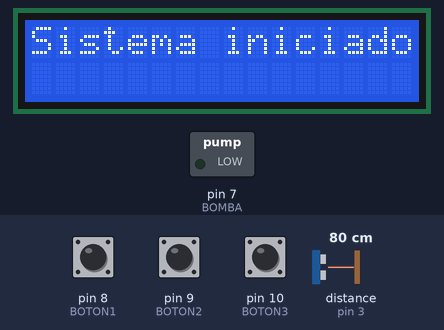
Bench run of a sketch on a simulated Arduino Uno, built with avr-gcc and run on an emulated ATmega328P. On the bench: 16×2 character LCD, switched loads named in the sketch (green lamp = pin HIGH). Wiring (inferred from the names in the program): ultrasonic range finder: trigger pin 2; echo pin 3. The inputs (shaded band) are chosen by the test bench; at power-on: distance to the obstacle (sensor on pin 3) 80 cm, pin 8 (BOTON1) HIGH, pin 9 (BOTON2) LOW, pin 10 (BOTON3) LOW. The echo pulse lasts 58.3 µs per cm; pins used as bus, display or sensor lines are not drawn.

Above: at 0.1 s.
2.3 s: distance to the obstacle (sensor on pin 3) set to 7 cm
3.8 s: distance to the obstacle (sensor on pin 3) set to 4 cm
At 4.7 s:
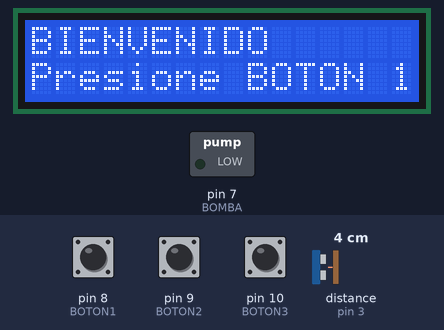
5.3 s: pin 8 (BOTON1) pulled LOW for 0.15 s
At 6.6 s:
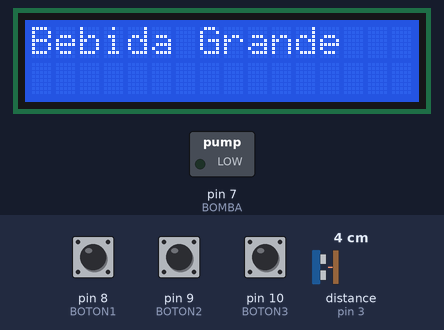
At 8.2 s:
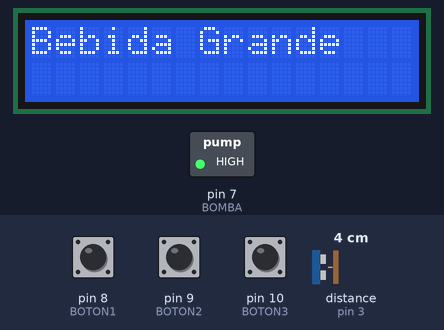
Timing chart, 0 to 18.8 s (numbered marks = the images above; inputs shaded):
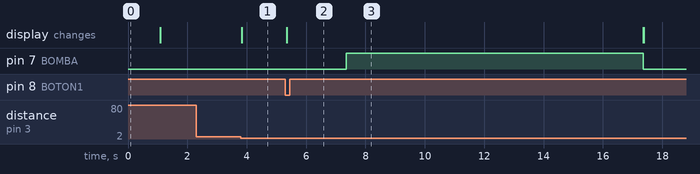

The sketch:

PROYECTO-FINAL-TERMINADO.ino
```cpp
#include <Wire.h>
#include <LiquidCrystal_I2C.h>

// Pines y variables
#define BOTON1 8  // Pin del primer botón
#define BOTON2 9  // Pin del segundo botón
#define BOTON3 10 // Pin del tercer botón
bool BOTON1STATE = false;  // Estado del primer botón (presionado o no)
bool BOTON2STATE = false;  // Estado del segundo botón
bool BOTON3STATE = false;  // Estado del tercer botón

#define BOMBA 7  // Pin que controla la bomba

// Configuración del LCD (dirección 0x27, 16 columnas, 2 filas)
LiquidCrystal_I2C lcd(0x27, 16, 2);

// Pines para el sensor ultrasónico
const int Trigger = 2;  // Pin de disparo del sensor
const int Echo = 3;     // Pin de recepción del sensor

bool esperandoTamano = false;  // Estado que controla si se está eligiendo el tamaño
bool sistemaActivo = false;    // Estado que indica si el sistema está activo

void setup() {
  // Configurar pines de los botones como entradas
  pinMode(BOTON1, INPUT);
  pinMode(BOTON2, INPUT);
  pinMode(BOTON3, INPUT);

  // Configurar el pin de la bomba como salida
  pinMode(BOMBA, OUTPUT);

  // Configuración del sensor ultrasónico (Trigger como salida, Echo como entrada)
  Serial.begin(9600);    // Inicializa la comunicación serial para depuración
  pinMode(Trigger, OUTPUT);
  pinMode(Echo, INPUT);
  digitalWrite(Trigger, LOW);  // Asegura que el Trigger esté en bajo al inicio

  // Configuración del LCD
  lcd.init();       // Inicializa el LCD
  lcd.backlight();  // Enciende la retroiluminación del LCD
  lcd.print("Sistema iniciado");  // Muestra mensaje de inicio
  delay(1000);      // Espera un segundo
  lcd.clear();      // Limpia la pantalla del LCD
}

void loop() {
  // Leer el estado de los botones (LOW indica que el botón está presionado)
  BOTON1STATE = digitalRead(BOTON1) == LOW;
  BOTON2STATE = digitalRead(BOTON2) == LOW;
  BOTON3STATE = digitalRead(BOTON3) == LOW;

  // Leer la distancia del sensor ultrasónico
  long t;  // Variable para almacenar el tiempo del pulso
  long d;  // Variable para almacenar la distancia medida

  digitalWrite(Trigger, HIGH);  // Activa el Trigger del sensor
  delayMicroseconds(10);        // Espera 10 microsegundos
  digitalWrite(Trigger, LOW);   // Desactiva el Trigger

  // Mide el tiempo del pulso de retorno en el pin Echo
  t = pulseIn(Echo, HIGH);
  d = t / 58;  // Conversión del tiempo a distancia en centímetros

  // Lógica principal para el comportamiento del sistema
  if (d <= 5 && !sistemaActivo) {  // Si la distancia es menor o igual a 5 cm y el sistema no está activo
    mostrarBienvenida();           // Muestra la pantalla de bienvenida
  }

  if (sistemaActivo && !esperandoTamano && BOTON1STATE) {  // Si el sistema está activo y se presiona el primer botón
    elegirTamano();  // Cambia a la pantalla para elegir el tamaño de la bebida
  }

  if (esperandoTamano) {  // Si estamos en la pantalla de selección de tamaño
    seleccionarTamano();  // Llama a la función para seleccionar el tamaño de la bebida
  }
}

void mostrarBienvenida() {
  lcd.setCursor(0, 0);  // Establece el cursor en la primera fila, primera columna
  lcd.print("BIENVENIDO");  // Muestra mensaje de bienvenida
  lcd.setCursor(0, 1);      // Establece el cursor en la segunda fila
  lcd.print("Presione BOTON 1");  // Instrucción para presionar el botón 1
  sistemaActivo = true;  // Activa el sistema
}

void elegirTamano() {
  lcd.clear();  // Limpia la pantalla LCD
  lcd.setCursor(0, 0);  // Establece el cursor en la primera fila
  lcd.print("Elija TamaNo:");  // Muestra mensaje para elegir tamaño
  lcd.setCursor(0, 1);  // Establece el cursor en la segunda fila
  lcd.print("2-Grande 3-Chico");  // Opciones para elegir el tamaño
  esperandoTamano = true;  // Cambia al estado de espera para seleccionar tamaño
}

void seleccionarTamano() {
  if (BOTON2STATE) {  // Si se presiona el botón 2 (Bebida Grande)
    lcd.clear();  // Limpia la pantalla LCD
    lcd.setCursor(0, 0);  // Establece el cursor en la primera fila
    lcd.print("Bebida Grande");  // Muestra que se ha seleccionado bebida grande
    delay(2000);  // Espera 2 segundos
    digitalWrite(BOMBA, HIGH);  // Activa la bomba para dispensar la bebida
    delay(10000);  // La bomba se mantiene activa durante 10 segundos (para bebida grande)
    reiniciarSistema();  // Reinicia el sistema después de dispensar la bebida
  } else if (BOTON3STATE) {  // Si se presiona el botón 3 (Bebida Pequeña)
    lcd.clear();  // Limpia la pantalla LCD
    lcd.setCursor(0, 0);  // Establece el cursor en la primera fila
    lcd.print("Bebida PequeNa");  // Muestra que se ha seleccionado bebida pequeña
    delay(2000);  // Espera 2 segundos
    digitalWrite(BOMBA, HIGH);  // Activa la bomba para dispensar la bebida
    delay(5000);  // La bomba se mantiene activa durante 5 segundos (para bebida pequeña)
    reiniciarSistema();  // Reinicia el sistema después de dispensar la bebida
  }
}

void reiniciarSistema() {
  lcd.clear();  // Limpia la pantalla LCD
  sistemaActivo = false;  // Desactiva el sistema
  esperandoTamano = false;  // Resetea el estado de espera de tamaño
  digitalWrite(BOMBA, LOW);  // Apaga la bomba
}
```

Measured:
- the behaviour switches between 6 and 5 cm on distance to the obstacle (sensor on pin 3) (found by bisection; images 0 and 1)
- after the input at 2.3 s, every drawn part: stays the same
- after the input at 3.8 s, the display: changes at once (image 1)
- after the input at 5.3 s, pin 7 (BOMBA): LOW → HIGH after 2.0 s, → LOW 10.0 s later; the display: changes after 0.05 s (image 2)
